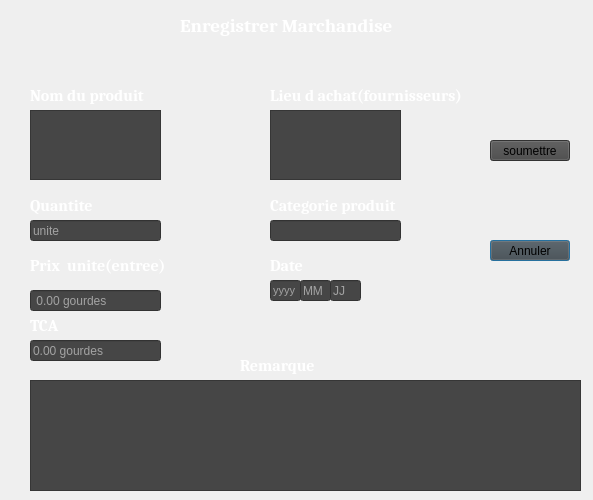
<?xml version="1.0" encoding="UTF-8"?>
<ui version="4.0">
 <class>marchandise</class>
 <widget class="QDialog" name="marchandise">
  <property name="geometry">
   <rect>
    <x>0</x>
    <y>0</y>
    <width>593</width>
    <height>500</height>
   </rect>
  </property>
  <property name="windowTitle">
   <string>Marchandise</string>
  </property>
  <widget class="QLabel" name="label">
   <property name="geometry">
    <rect>
     <x>180</x>
     <y>10</y>
     <width>231</width>
     <height>31</height>
    </rect>
   </property>
   <property name="font">
    <font>
     <family>Cambria</family>
     <pointsize>14</pointsize>
     <weight>75</weight>
     <bold>true</bold>
    </font>
   </property>
   <property name="styleSheet">
    <string notr="true">color: rgb(255, 255, 255);</string>
   </property>
   <property name="text">
    <string>Enregistrer Marchandise</string>
   </property>
  </widget>
  <widget class="QLabel" name="label_5">
   <property name="geometry">
    <rect>
     <x>30</x>
     <y>250</y>
     <width>201</width>
     <height>31</height>
    </rect>
   </property>
   <property name="font">
    <font>
     <family>Cambria</family>
     <pointsize>12</pointsize>
     <weight>75</weight>
     <bold>true</bold>
    </font>
   </property>
   <property name="styleSheet">
    <string notr="true">color: rgb(255, 255, 255);</string>
   </property>
   <property name="text">
    <string>Prix  unite(entree)</string>
   </property>
  </widget>
  <widget class="QPushButton" name="pushButton">
   <property name="geometry">
    <rect>
     <x>490</x>
     <y>240</y>
     <width>80</width>
     <height>21</height>
    </rect>
   </property>
   <property name="styleSheet">
    <string notr="true">background-color: rgb(70, 70, 70);</string>
   </property>
   <property name="text">
    <string>Annuler</string>
   </property>
  </widget>
  <widget class="QPushButton" name="acheter">
   <property name="geometry">
    <rect>
     <x>490</x>
     <y>140</y>
     <width>80</width>
     <height>21</height>
    </rect>
   </property>
   <property name="styleSheet">
    <string notr="true">background-color: rgb(70, 70, 70);</string>
   </property>
   <property name="text">
    <string>soumettre</string>
   </property>
  </widget>
  <widget class="QLineEdit" name="prix">
   <property name="geometry">
    <rect>
     <x>30</x>
     <y>290</y>
     <width>131</width>
     <height>21</height>
    </rect>
   </property>
   <property name="styleSheet">
    <string notr="true">background-color: rgb(70, 70, 70);
color: rgb(255, 255, 255);</string>
   </property>
   <property name="placeholderText">
    <string> 0.00 gourdes</string>
   </property>
   <property name="clearButtonEnabled">
    <bool>true</bool>
   </property>
  </widget>
  <widget class="QLabel" name="label_8">
   <property name="geometry">
    <rect>
     <x>270</x>
     <y>190</y>
     <width>141</width>
     <height>31</height>
    </rect>
   </property>
   <property name="font">
    <font>
     <family>Cambria</family>
     <pointsize>12</pointsize>
     <weight>75</weight>
     <bold>true</bold>
    </font>
   </property>
   <property name="styleSheet">
    <string notr="true">color: rgb(255, 255, 255);</string>
   </property>
   <property name="text">
    <string>Categorie produit</string>
   </property>
  </widget>
  <widget class="QLabel" name="label_6">
   <property name="geometry">
    <rect>
     <x>270</x>
     <y>250</y>
     <width>131</width>
     <height>31</height>
    </rect>
   </property>
   <property name="font">
    <font>
     <family>Cambria</family>
     <pointsize>12</pointsize>
     <weight>75</weight>
     <bold>true</bold>
    </font>
   </property>
   <property name="styleSheet">
    <string notr="true">color: rgb(255, 255, 255);</string>
   </property>
   <property name="text">
    <string>Date </string>
   </property>
  </widget>
  <widget class="QLineEdit" name="jour">
   <property name="geometry">
    <rect>
     <x>330</x>
     <y>280</y>
     <width>31</width>
     <height>21</height>
    </rect>
   </property>
   <property name="styleSheet">
    <string notr="true">background-color: rgb(70, 70, 70);
color: rgb(255, 255, 255);</string>
   </property>
   <property name="maxLength">
    <number>2</number>
   </property>
   <property name="placeholderText">
    <string>JJ</string>
   </property>
  </widget>
  <widget class="QLabel" name="label_2">
   <property name="geometry">
    <rect>
     <x>30</x>
     <y>80</y>
     <width>121</width>
     <height>31</height>
    </rect>
   </property>
   <property name="font">
    <font>
     <family>Cambria</family>
     <pointsize>12</pointsize>
     <weight>75</weight>
     <bold>true</bold>
    </font>
   </property>
   <property name="styleSheet">
    <string notr="true">color: rgb(255, 255, 255);</string>
   </property>
   <property name="text">
    <string>Nom du produit</string>
   </property>
  </widget>
  <widget class="QLabel" name="label_3">
   <property name="geometry">
    <rect>
     <x>30</x>
     <y>310</y>
     <width>51</width>
     <height>31</height>
    </rect>
   </property>
   <property name="font">
    <font>
     <family>Cambria</family>
     <pointsize>12</pointsize>
     <weight>75</weight>
     <bold>true</bold>
    </font>
   </property>
   <property name="styleSheet">
    <string notr="true">color: rgb(255, 255, 255);</string>
   </property>
   <property name="text">
    <string>TCA</string>
   </property>
  </widget>
  <widget class="QTextEdit" name="remarque">
   <property name="geometry">
    <rect>
     <x>30</x>
     <y>380</y>
     <width>551</width>
     <height>111</height>
    </rect>
   </property>
   <property name="font">
    <font>
     <family>Cambria</family>
     <pointsize>12</pointsize>
     <weight>75</weight>
     <bold>true</bold>
    </font>
   </property>
   <property name="styleSheet">
    <string notr="true">background-color: rgb(70, 70, 70);
color: rgb(255, 255, 255);</string>
   </property>
  </widget>
  <widget class="QLineEdit" name="quantite">
   <property name="geometry">
    <rect>
     <x>30</x>
     <y>220</y>
     <width>131</width>
     <height>21</height>
    </rect>
   </property>
   <property name="styleSheet">
    <string notr="true">background-color: rgb(70, 70, 70);
color: rgb(255, 255, 255);</string>
   </property>
   <property name="placeholderText">
    <string>unite</string>
   </property>
   <property name="clearButtonEnabled">
    <bool>true</bool>
   </property>
  </widget>
  <widget class="QLineEdit" name="categorie">
   <property name="geometry">
    <rect>
     <x>270</x>
     <y>220</y>
     <width>131</width>
     <height>21</height>
    </rect>
   </property>
   <property name="styleSheet">
    <string notr="true">background-color: rgb(70, 70, 70);
color: rgb(255, 255, 255);</string>
   </property>
   <property name="clearButtonEnabled">
    <bool>true</bool>
   </property>
  </widget>
  <widget class="QTextEdit" name="nomproduit">
   <property name="geometry">
    <rect>
     <x>30</x>
     <y>110</y>
     <width>131</width>
     <height>70</height>
    </rect>
   </property>
   <property name="styleSheet">
    <string notr="true">background-color: rgb(70, 70, 70);
color: rgb(255, 255, 255);</string>
   </property>
  </widget>
  <widget class="QLabel" name="label_9">
   <property name="geometry">
    <rect>
     <x>240</x>
     <y>350</y>
     <width>131</width>
     <height>31</height>
    </rect>
   </property>
   <property name="font">
    <font>
     <family>Cambria</family>
     <pointsize>12</pointsize>
     <weight>75</weight>
     <bold>true</bold>
    </font>
   </property>
   <property name="styleSheet">
    <string notr="true">color: rgb(255, 255, 255);</string>
   </property>
   <property name="text">
    <string>Remarque</string>
   </property>
  </widget>
  <widget class="QLineEdit" name="anne">
   <property name="geometry">
    <rect>
     <x>270</x>
     <y>280</y>
     <width>31</width>
     <height>21</height>
    </rect>
   </property>
   <property name="font">
    <font>
     <pointsize>8</pointsize>
     <weight>50</weight>
     <bold>false</bold>
     <underline>false</underline>
     <strikeout>false</strikeout>
    </font>
   </property>
   <property name="tabletTracking">
    <bool>true</bool>
   </property>
   <property name="contextMenuPolicy">
    <enum>Qt::DefaultContextMenu</enum>
   </property>
   <property name="autoFillBackground">
    <bool>false</bool>
   </property>
   <property name="styleSheet">
    <string notr="true">background-color: rgb(70, 70, 70);
color: rgb(255, 255, 255);</string>
   </property>
   <property name="text">
    <string/>
   </property>
   <property name="maxLength">
    <number>4</number>
   </property>
   <property name="placeholderText">
    <string>yyyy</string>
   </property>
  </widget>
  <widget class="QLineEdit" name="tca">
   <property name="geometry">
    <rect>
     <x>30</x>
     <y>340</y>
     <width>131</width>
     <height>21</height>
    </rect>
   </property>
   <property name="styleSheet">
    <string notr="true">background-color: rgb(70, 70, 70);
color: rgb(255, 255, 255);</string>
   </property>
   <property name="dragEnabled">
    <bool>false</bool>
   </property>
   <property name="placeholderText">
    <string>0.00 gourdes</string>
   </property>
   <property name="clearButtonEnabled">
    <bool>true</bool>
   </property>
  </widget>
  <widget class="QLabel" name="label_7">
   <property name="geometry">
    <rect>
     <x>270</x>
     <y>80</y>
     <width>201</width>
     <height>31</height>
    </rect>
   </property>
   <property name="font">
    <font>
     <family>Cambria</family>
     <pointsize>12</pointsize>
     <weight>75</weight>
     <bold>true</bold>
    </font>
   </property>
   <property name="styleSheet">
    <string notr="true">color: rgb(255, 255, 255);</string>
   </property>
   <property name="text">
    <string>Lieu d achat(fournisseurs)</string>
   </property>
  </widget>
  <widget class="QLabel" name="fond">
   <property name="geometry">
    <rect>
     <x>-80</x>
     <y>-10</y>
     <width>671</width>
     <height>511</height>
    </rect>
   </property>
   <property name="text">
    <string/>
   </property>
   <property name="pixmap">
    <pixmap resource="../../Documents/Menu/fond2.qrc">:/menu/fond/Fond2.png</pixmap>
   </property>
   <property name="scaledContents">
    <bool>true</bool>
   </property>
  </widget>
  <widget class="QTextEdit" name="fournisseur">
   <property name="geometry">
    <rect>
     <x>270</x>
     <y>110</y>
     <width>131</width>
     <height>70</height>
    </rect>
   </property>
   <property name="styleSheet">
    <string notr="true">background-color: rgb(70, 70, 70);
color: rgb(255, 255, 255);</string>
   </property>
  </widget>
  <widget class="QLabel" name="label_10">
   <property name="geometry">
    <rect>
     <x>30</x>
     <y>190</y>
     <width>121</width>
     <height>31</height>
    </rect>
   </property>
   <property name="font">
    <font>
     <family>Cambria</family>
     <pointsize>12</pointsize>
     <weight>75</weight>
     <bold>true</bold>
    </font>
   </property>
   <property name="styleSheet">
    <string notr="true">color: rgb(255, 255, 255);</string>
   </property>
   <property name="text">
    <string>Quantite </string>
   </property>
  </widget>
  <widget class="QLineEdit" name="mois">
   <property name="geometry">
    <rect>
     <x>300</x>
     <y>280</y>
     <width>31</width>
     <height>21</height>
    </rect>
   </property>
   <property name="styleSheet">
    <string notr="true">background-color: rgb(70, 70, 70);
color: rgb(255, 255, 255);</string>
   </property>
   <property name="maxLength">
    <number>2</number>
   </property>
   <property name="placeholderText">
    <string>MM</string>
   </property>
  </widget>
  <zorder>fond</zorder>
  <zorder>label</zorder>
  <zorder>label_5</zorder>
  <zorder>pushButton</zorder>
  <zorder>acheter</zorder>
  <zorder>prix</zorder>
  <zorder>label_8</zorder>
  <zorder>label_6</zorder>
  <zorder>jour</zorder>
  <zorder>label_2</zorder>
  <zorder>label_3</zorder>
  <zorder>remarque</zorder>
  <zorder>quantite</zorder>
  <zorder>categorie</zorder>
  <zorder>nomproduit</zorder>
  <zorder>label_9</zorder>
  <zorder>anne</zorder>
  <zorder>tca</zorder>
  <zorder>label_7</zorder>
  <zorder>fournisseur</zorder>
  <zorder>label_10</zorder>
  <zorder>mois</zorder>
 </widget>
 <resources>
  <include location="../../Documents/Menu/fond2.qrc"/>
 </resources>
 <connections/>
</ui>
